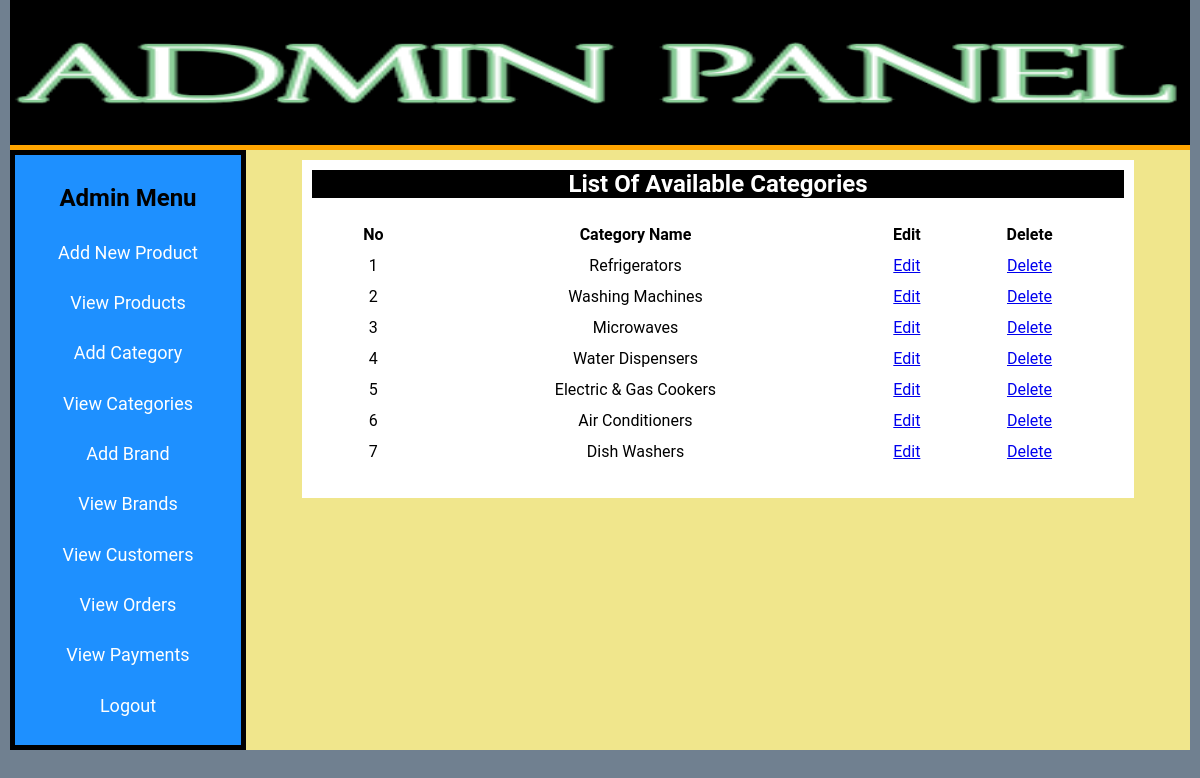
The app's page /admin_area/index.php?view_categories (signed in) with its own data.
### tables this page shows
CREATE TABLE `categories` (
  `cat_id` int(100) NOT NULL,
  `cat_title` text NOT NULL
);

### admin_area/view_categories.php (the view, shortened to what this page needs)
<?php
if(!isset($_SESSION['admin_email']))
{
   echo "<script>window.open('admin_login.php','_self')</script>";
}
else{
?>
<!DOCTYPE html>
<html lang="en">
<head>
    <link rel="stylesheet" href="styles/style.css">
</head>
<body>
    <div class="view_products_container">
        <h2 class="products_table_header">List Of Available Categories</h2>
        <table>
            <tr>
                <th>No</th>
                <th>Category Name</th>
                <th>Edit</th>
                <th>Delete</th>
            </tr>
            <?php
            include "includes/db.php";
            $fetch_category = "SELECT * FROM categories ";
            $execute_category = mysqli_query($con, $fetch_category);
            $category_count = 0;
            while ($row_category = mysqli_fetch_array($execute_category)) {
                $category_id = $row_category['cat_id'];
                $category_name = $row_category['cat_title'];
                $category_count++;
            ?>
                <tr>
                    <td> <?php echo $category_count; ?> </td>
                    <td> <?php echo $category_name; ?> </td>
                    <td> <a href="index.php?edit_category=<?php echo $category_id; ?>">Edit</a> </td>
                    <td> <a href="index.php?delete_category=<?php echo $category_id; ?>">Delete</a> </td>
                </tr>
            <?php } ?>
        </table>
    </div>
</body>
</html>
<?php }?>

### admin_area/styles/style.css (style rules this page uses)
* { margin: 0; padding: 0; box-sizing: border-box; font-family: 'Roboto', 'sans-serif'; }
body { background:slategrey; padding-left: 10px; padding-right: 10px; }
.products_table_header { background-color:black; text-align:center; color:white; }
.view_products_container { width: 90%; margin: auto; padding:10px; background-color:white; }
.view_products_container table { width:100%; margin:auto; padding:20px; }
.view_products_container table tr th,td { text-align: center; padding: 5px; }

### records on screen
categories: cat_title "Refrigerators"
categories: cat_title "Washing Machines"
categories: cat_title "Microwaves"
categories: cat_title "Water Dispensers"
categories: cat_title "Electric & Gas Cookers"
categories: cat_title "Air Conditioners"
categories: cat_title "Dish Washers"
